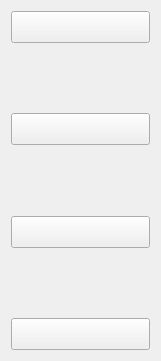
   <widget class="QWidget" name="verticalLayoutWidget">
    <property name="geometry">
     <rect>
      <x>30</x>
      <y>80</y>
      <width>161</width>
      <height>361</height>
     </rect>
    </property>
    <layout class="QVBoxLayout" name="verticalLayout">
     <item>
      <widget class="QPushButton" name="pushButtonL1">
       <property name="font">
        <font>
         <pointsize>15</pointsize>
         <italic>false</italic>
         <bold>false</bold>
         <underline>false</underline>
         <strikeout>false</strikeout>
        </font>
       </property>
       <property name="text">
        <string/>
       </property>
      </widget>
     </item>
     <item>
      <spacer name="verticalSpacer_7">
       <property name="orientation">
        <enum>Qt::Vertical</enum>
       </property>
       <property name="sizeHint" stdset="0">
        <size>
         <width>20</width>
         <height>40</height>
        </size>
       </property>
      </spacer>
     </item>
     <item>
      <widget class="QPushButton" name="pushButtonL2">
       <property name="font">
        <font>
         <pointsize>15</pointsize>
         <italic>false</italic>
         <bold>false</bold>
         <underline>false</underline>
         <strikeout>false</strikeout>
        </font>
       </property>
       <property name="text">
        <string/>
       </property>
      </widget>
     </item>
     <item>
      <spacer name="verticalSpacer_8">
       <property name="orientation">
        <enum>Qt::Vertical</enum>
       </property>
       <property name="sizeHint" stdset="0">
        <size>
         <width>20</width>
         <height>40</height>
        </size>
       </property>
      </spacer>
     </item>
     <item>
      <widget class="QPushButton" name="pushButtonL3">
       <property name="font">
        <font>
         <pointsize>15</pointsize>
         <italic>false</italic>
         <bold>false</bold>
         <underline>false</underline>
         <strikeout>false</strikeout>
        </font>
       </property>
       <property name="text">
        <string/>
       </property>
      </widget>
     </item>
     <item>
      <spacer name="verticalSpacer_9">
       <property name="orientation">
        <enum>Qt::Vertical</enum>
       </property>
       <property name="sizeHint" stdset="0">
        <size>
         <width>20</width>
         <height>40</height>
        </size>
       </property>
      </spacer>
     </item>
     <item>
      <widget class="QPushButton" name="pushButtonL4">
       <property name="font">
        <font>
         <pointsize>15</pointsize>
         <italic>false</italic>
         <bold>false</bold>
         <underline>false</underline>
         <strikeout>false</strikeout>
        </font>
       </property>
       <property name="text">
        <string/>
       </property>
      </widget>
     </item>
    </layout>
   </widget>
